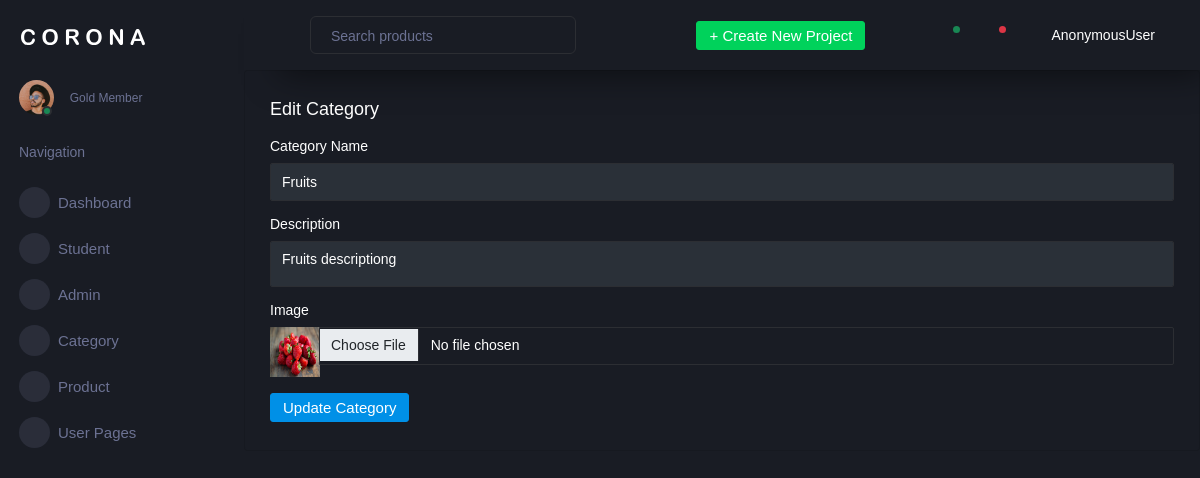
The page /adminsapp/editcategory/1 on the database its author committed.
### adminapp/models.py (models this page shows)
class Category(models.Model):
    CName = models.CharField(max_length=100, null=True, blank=True)
    CDesc = models.CharField(max_length=100, null=True, blank=True)
    CImage = models.ImageField(upload_to="category", null=True, blank=True)

### adminapp/views.py (the view, shortened to what this page needs)
# urls.py: path('editcategory/<int:dataid>', views.editcategory, name="editcategory"),
def editcategory(request,dataid):
    data = Category.objects.get(id=dataid)
    return render(request,"admin/editcategory.html",{'data':data})

### templates/admin/editcategory.html (shortened to what this page needs)
<!DOCTYPE html>
{% extends 'admin/index.html' %}
{% block content %}
<html lang="en">
<head>
</head>
<body>
 <div class="col-12 grid-margin stretch-card">
                <div class="card">
                  <div class="card-body">
                    <h4 class="card-title">Edit Category</h4>
                    <form class="forms-sample" method="post" action="{% url 'editcategory' dataid=data.id %}" enctype="multipart/form-data">
                      <div class="form-group">
                        <label for="exampleInputName1">Category Name</label>
                        <input type="text" name="cname" class="form-control" id="exampleInputName1" value="{{data.CName}}">
                      </div>
                      <div class="form-group">
                        <label for="exampleInputEmail3">Description</label>
                          <textarea class="form-control" name="cdesc">{{data.CDesc}}</textarea>
                      </div>
                      <div class="form-group">
                        <label>Image</label>
                        <div class="input-group col-xs-12">
                            <img src="{{data.CImage.url}}"  width="50px" height="50px" />
                          <input type="file" name="pic" class="form-control file-upload-info"  value="{{data.CImage.url}}">
                        </div>
                      </div>
                      <button type="submit" class="btn btn-primary me-2">Update Category</button>
                    </form>
                  </div>
                </div>
              </div>
</body>
</html>
{% endblock %}

### rows shown on the page
Category: cname "Fruits", cdesc "Fruits descriptiong", CImage (picture)

### other values the page prints
{{ request.user }} "AnonymousUser"
